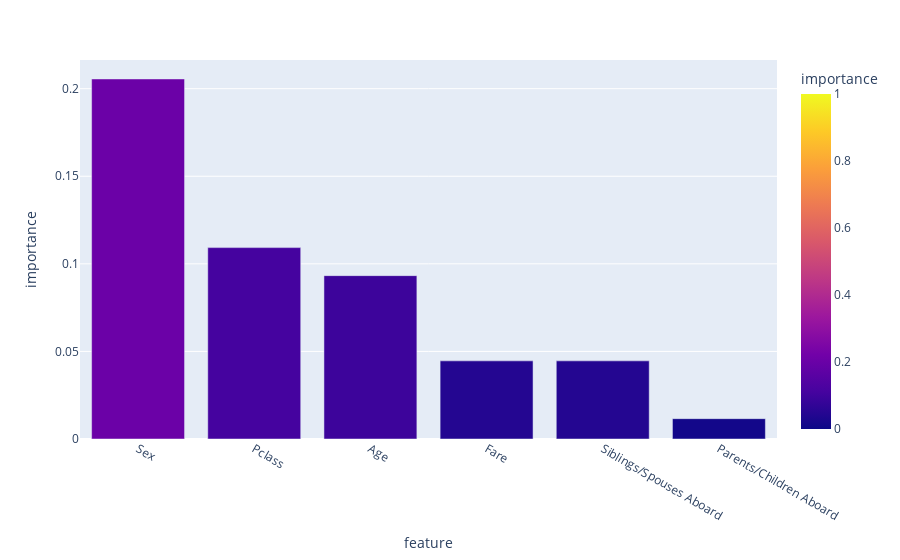

Here is the notebook cell this chart was saved with:
### Code cell
fig = px.bar(df_knn_imp, x='feature', y='importance', color='importance', range_color=[0,1])
fig.show()

### Figure 1 — Plotly figure (JSON) as saved in the notebook; plotly's stock layout.template omitted (floating-point values rounded to 4 significant figures)
{"data": [{"hovertemplate": "feature=%{x}<br>importance=%{marker.color}<extra></extra>", "legendgroup": "", "marker": {"color": [0.2056, 0.1093, 0.09327, 0.04461, 0.04461, 0.01162], "coloraxis": "coloraxis", "pattern": {"shape": ""}}, "name": "", "orientation": "v", "showlegend": false, "textposition": "auto", "type": "bar", "x": ["Sex", "Pclass", "Age", "Fare", "Siblings/Spouses Aboard", "Parents/Children Aboard"], "xaxis": "x", "y": [0.2056, 0.1093, 0.09327, 0.04461, 0.04461, 0.01162], "yaxis": "y"}], "layout": {"barmode": "relative", "coloraxis": {"cmax": 1, "cmin": 0, "colorbar": {"title": {"text": "importance"}}, "colorscale": [[0, "#0d0887"], [0.1111, "#46039f"], [0.2222, "#7201a8"], [0.3333, "#9c179e"], [0.4444, "#bd3786"], [0.5556, "#d8576b"], [0.6667, "#ed7953"], [0.7778, "#fb9f3a"], [0.8889, "#fdca26"], [1, "#f0f921"]]}, "legend": {"tracegroupgap": 0}, "margin": {"t": 60}, "xaxis": {"anchor": "y", "domain": [0, 1], "title": {"text": "feature"}}, "yaxis": {"anchor": "x", "domain": [0, 1], "title": {"text": "importance"}}}}
